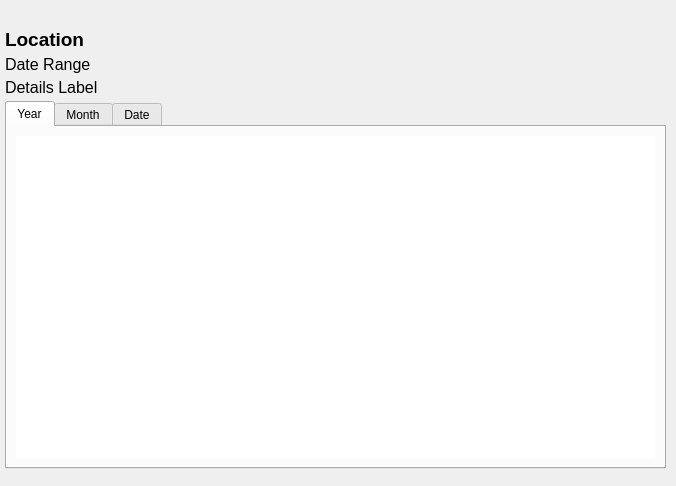
<?xml version="1.0" encoding="UTF-8"?>
<ui version="4.0">
 <class>frmDateTotals</class>
 <widget class="QWidget" name="frmDateTotals">
  <property name="geometry">
   <rect>
    <x>0</x>
    <y>0</y>
    <width>676</width>
    <height>486</height>
   </rect>
  </property>
  <property name="sizePolicy">
   <sizepolicy hsizetype="Preferred" vsizetype="Preferred">
    <horstretch>0</horstretch>
    <verstretch>0</verstretch>
   </sizepolicy>
  </property>
  <property name="minimumSize">
   <size>
    <width>200</width>
    <height>300</height>
   </size>
  </property>
  <property name="sizeIncrement">
   <size>
    <width>0</width>
    <height>0</height>
   </size>
  </property>
  <property name="windowTitle">
   <string>Species Report</string>
  </property>
  <property name="windowIcon">
   <iconset resource="icons.qrc">
    <normaloff>:/icon_datetotals.png</normaloff>:/icon_datetotals.png</iconset>
  </property>
  <widget class="QScrollArea" name="scrollArea">
   <property name="geometry">
    <rect>
     <x>0</x>
     <y>23</y>
     <width>671</width>
     <height>451</height>
    </rect>
   </property>
   <property name="sizePolicy">
    <sizepolicy hsizetype="Expanding" vsizetype="Expanding">
     <horstretch>0</horstretch>
     <verstretch>0</verstretch>
    </sizepolicy>
   </property>
   <property name="frameShape">
    <enum>QFrame::NoFrame</enum>
   </property>
   <property name="frameShadow">
    <enum>QFrame::Plain</enum>
   </property>
   <property name="lineWidth">
    <number>0</number>
   </property>
   <property name="widgetResizable">
    <bool>true</bool>
   </property>
   <widget class="QWidget" name="layLists">
    <property name="geometry">
     <rect>
      <x>0</x>
      <y>0</y>
      <width>671</width>
      <height>451</height>
     </rect>
    </property>
    <property name="sizePolicy">
     <sizepolicy hsizetype="Expanding" vsizetype="Expanding">
      <horstretch>0</horstretch>
      <verstretch>0</verstretch>
     </sizepolicy>
    </property>
    <layout class="QVBoxLayout" name="verticalLayout_2">
     <property name="spacing">
      <number>4</number>
     </property>
     <property name="leftMargin">
      <number>5</number>
     </property>
     <property name="topMargin">
      <number>5</number>
     </property>
     <property name="rightMargin">
      <number>5</number>
     </property>
     <property name="bottomMargin">
      <number>5</number>
     </property>
     <item>
      <widget class="QLabel" name="lblLocation">
       <property name="font">
        <font>
         <pointsize>14</pointsize>
         <weight>75</weight>
         <bold>true</bold>
        </font>
       </property>
       <property name="text">
        <string>Location</string>
       </property>
       <property name="wordWrap">
        <bool>true</bool>
       </property>
      </widget>
     </item>
     <item>
      <widget class="QLabel" name="lblDateRange">
       <property name="font">
        <font>
         <pointsize>12</pointsize>
         <weight>50</weight>
         <bold>false</bold>
        </font>
       </property>
       <property name="lineWidth">
        <number>0</number>
       </property>
       <property name="text">
        <string>Date Range</string>
       </property>
      </widget>
     </item>
     <item>
      <widget class="QLabel" name="lblDetails">
       <property name="font">
        <font>
         <pointsize>12</pointsize>
         <weight>50</weight>
         <bold>false</bold>
        </font>
       </property>
       <property name="lineWidth">
        <number>0</number>
       </property>
       <property name="text">
        <string>Details Label</string>
       </property>
      </widget>
     </item>
     <item>
      <widget class="QTabWidget" name="tabDateTotals">
       <property name="contextMenuPolicy">
        <enum>Qt::ActionsContextMenu</enum>
       </property>
       <property name="currentIndex">
        <number>0</number>
       </property>
       <widget class="QWidget" name="tabYear">
        <property name="sizePolicy">
         <sizepolicy hsizetype="Expanding" vsizetype="Expanding">
          <horstretch>0</horstretch>
          <verstretch>0</verstretch>
         </sizepolicy>
        </property>
        <attribute name="title">
         <string>Year</string>
        </attribute>
        <layout class="QHBoxLayout" name="horizontalLayout_3">
         <item>
          <widget class="QTableWidget" name="tblYearTotals">
           <property name="contextMenuPolicy">
            <enum>Qt::ActionsContextMenu</enum>
           </property>
           <property name="frameShape">
            <enum>QFrame::NoFrame</enum>
           </property>
           <property name="horizontalScrollBarPolicy">
            <enum>Qt::ScrollBarAlwaysOff</enum>
           </property>
           <property name="editTriggers">
            <set>QAbstractItemView::NoEditTriggers</set>
           </property>
           <property name="sortingEnabled">
            <bool>true</bool>
           </property>
           <attribute name="horizontalHeaderVisible">
            <bool>false</bool>
           </attribute>
           <attribute name="horizontalHeaderHighlightSections">
            <bool>false</bool>
           </attribute>
           <attribute name="verticalHeaderVisible">
            <bool>false</bool>
           </attribute>
           <attribute name="verticalHeaderHighlightSections">
            <bool>false</bool>
           </attribute>
          </widget>
         </item>
        </layout>
       </widget>
       <widget class="QWidget" name="tabMonth">
        <attribute name="title">
         <string>Month</string>
        </attribute>
        <layout class="QHBoxLayout" name="horizontalLayout_2">
         <item>
          <widget class="QTableWidget" name="tblMonthTotals">
           <property name="contextMenuPolicy">
            <enum>Qt::ActionsContextMenu</enum>
           </property>
           <property name="horizontalScrollBarPolicy">
            <enum>Qt::ScrollBarAlwaysOff</enum>
           </property>
           <property name="editTriggers">
            <set>QAbstractItemView::NoEditTriggers</set>
           </property>
           <property name="sortingEnabled">
            <bool>true</bool>
           </property>
           <attribute name="horizontalHeaderVisible">
            <bool>false</bool>
           </attribute>
           <attribute name="horizontalHeaderShowSortIndicator" stdset="0">
            <bool>true</bool>
           </attribute>
           <attribute name="verticalHeaderVisible">
            <bool>false</bool>
           </attribute>
           <attribute name="verticalHeaderHighlightSections">
            <bool>false</bool>
           </attribute>
           <attribute name="verticalHeaderShowSortIndicator" stdset="0">
            <bool>false</bool>
           </attribute>
           <attribute name="verticalHeaderStretchLastSection">
            <bool>false</bool>
           </attribute>
          </widget>
         </item>
        </layout>
       </widget>
       <widget class="QWidget" name="tabDateTotals_2">
        <attribute name="title">
         <string>Date</string>
        </attribute>
        <layout class="QHBoxLayout" name="horizontalLayout">
         <item>
          <widget class="QTableWidget" name="tblDateTotals">
           <property name="contextMenuPolicy">
            <enum>Qt::ActionsContextMenu</enum>
           </property>
           <property name="horizontalScrollBarPolicy">
            <enum>Qt::ScrollBarAlwaysOff</enum>
           </property>
           <property name="editTriggers">
            <set>QAbstractItemView::NoEditTriggers</set>
           </property>
           <attribute name="horizontalHeaderVisible">
            <bool>false</bool>
           </attribute>
           <attribute name="horizontalHeaderDefaultSectionSize">
            <number>150</number>
           </attribute>
           <attribute name="horizontalHeaderHighlightSections">
            <bool>false</bool>
           </attribute>
           <attribute name="horizontalHeaderShowSortIndicator" stdset="0">
            <bool>true</bool>
           </attribute>
           <attribute name="verticalHeaderVisible">
            <bool>false</bool>
           </attribute>
           <attribute name="verticalHeaderHighlightSections">
            <bool>false</bool>
           </attribute>
          </widget>
         </item>
        </layout>
       </widget>
      </widget>
     </item>
    </layout>
   </widget>
  </widget>
  <action name="actionSetDateFilter">
   <property name="text">
    <string>Set Filter to Date</string>
   </property>
  </action>
  <action name="actionSetDateFilterToYear">
   <property name="text">
    <string>Set Filter To Year</string>
   </property>
  </action>
  <action name="actionSetDateFilterToMonth">
   <property name="text">
    <string>Set Filter to Month</string>
   </property>
  </action>
 </widget>
 <resources>
  <include location="icons.qrc"/>
 </resources>
 <connections/>
</ui>
